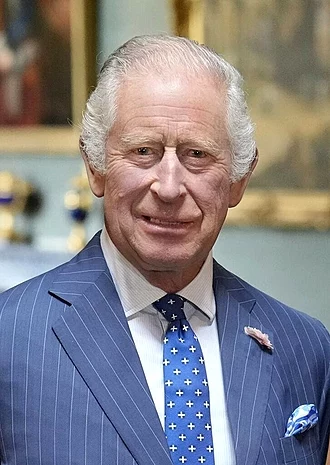
#> input picture Charles-III.jpg, 330 x 465 px
$ python test_viola_jones.py
#> lines starting #> are read from the running program, lines starting #| are printed output that depends on the picture; after the words box and inside, x2 and y2 are one past the last pixel; in counts of white or black regions, pixels touching at a corner belong together
# -*- coding: utf-8 -*-
"""
Created on Thu Mar 20 09:46:43 2025

@author: rache
"""

import cv2

# Charger le modèle pré-entraîné
face_cascade = cv2.CascadeClassifier(cv2.data.haarcascades + 'haarcascade_frontalface_default.xml')

# Charger une image
image = cv2.imread('Charles-III.jpg')
#> image is the input picture: shape (465, 330, 3); mean B, G, R 136.2, 130.2, 132.6
gray = cv2.cvtColor(image, cv2.COLOR_BGR2GRAY)
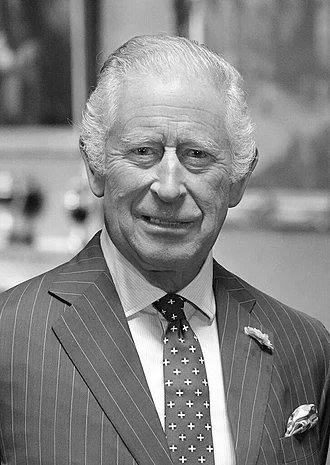
#> gray: shape (465, 330); min 0, max 255, mean 131.6

# Détecter les visages
faces = face_cascade.detectMultiScale(gray, scaleFactor=1.1, minNeighbors=5, minSize=(30, 30))
#> faces = [[153, 371, 60, 60], [93, 97, 158, 158]]

# Dessiner des rectangles autour des visages détectés
for (x, y, w, h) in faces:
    cv2.rectangle(image, (x, y), (x + w, y + h), (255, 0, 0), 2)
#> this loop made 2 passes
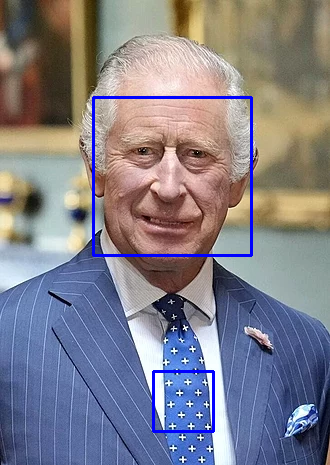
#> image: shape (465, 330, 3); 1.7% of pixels changed, all inside (x1, y1, x2, y2) = (92, 96, 253, 433)

# Afficher le résultat
cv2.imshow('Detection de visage', image)
cv2.waitKey(0)
cv2.destroyAllWindows()
